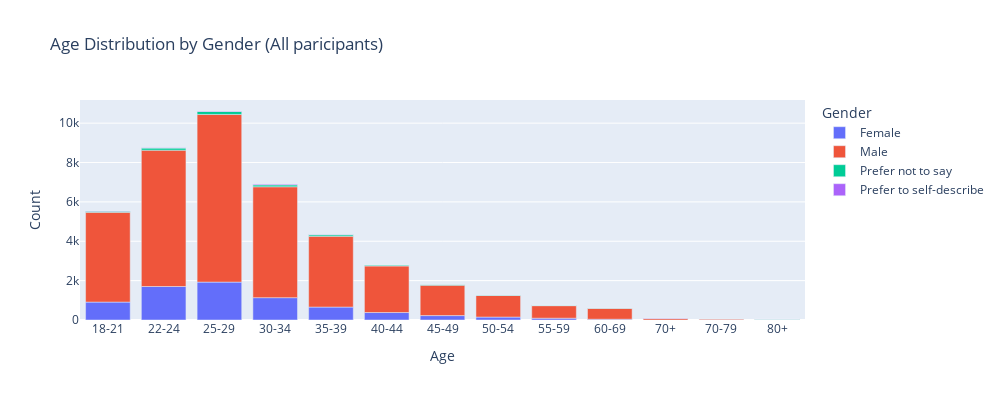

Notebook code for this chart:
### Markdown cell above
- Most of participants are young, from 22 to 34. It makes sense because most of the title of participants are student (Bachelors, Masters and PhDs), and data science has just recently become a "hot trend". 
- The number of males is dominant compared to that of females. As an engineering, I think this ratio is relatively high compared to other engineering fields. I think the working enviroment in this industry might be not too boring.

### Code cell
# create df for the age distribution by gender
df_combine_age = df_combine[["Age","Gender"]].groupby(["Age","Gender"]).size().reset_index()
df_combine_age.columns = ["Age","Gender","Count"]

fig = px.bar(
                df_combine_age, x = "Age", y = "Count", color="Gender",
                title ="Age Distribution by Gender (All paricipants)",
                height = 400, width = 1000
            )
fig.show()

### Figure 1 — Plotly figure (JSON) as saved in the notebook; plotly's stock layout.template omitted (floating-point values rounded to 4 significant figures)
{"data": [{"alignmentgroup": "True", "hovertemplate": "Gender=Female<br>Age=%{x}<br>Count=%{y}<extra></extra>", "legendgroup": "Female", "marker": {"color": "#636efa"}, "name": "Female", "offsetgroup": "Female", "orientation": "v", "showlegend": true, "textposition": "auto", "type": "bar", "x": ["18-21", "22-24", "25-29", "30-34", "35-39", "40-44", "45-49", "50-54", "55-59", "60-69", "70+", "70-79", "80+"], "xaxis": "x", "y": [910, 1702, 1925, 1135, 657, 380, 224, 149, 92, 39, 4, 4, 1], "yaxis": "y"}, {"alignmentgroup": "True", "hovertemplate": "Gender=Male<br>Age=%{x}<br>Count=%{y}<extra></extra>", "legendgroup": "Male", "marker": {"color": "#EF553B"}, "name": "Male", "offsetgroup": "Male", "orientation": "v", "showlegend": true, "textposition": "auto", "type": "bar", "x": ["18-21", "22-24", "25-29", "30-34", "35-39", "40-44", "45-49", "50-54", "55-59", "60-69", "70+", "70-79", "80+"], "xaxis": "x", "y": [4558, 6926, 8517, 5633, 3598, 2364, 1543, 1096, 636, 562, 80, 46, 9], "yaxis": "y"}, {"alignmentgroup": "True", "hovertemplate": "Gender=Prefer not to say<br>Age=%{x}<br>Count=%{y}<extra></extra>", "legendgroup": "Prefer not to say", "marker": {"color": "#00cc96"}, "name": "Prefer not to say", "offsetgroup": "Prefer not to say", "orientation": "v", "showlegend": true, "textposition": "auto", "type": "bar", "x": ["18-21", "22-24", "25-29", "30-34", "35-39", "40-44", "45-49", "50-54", "55-59", "60-69", "70+", "70-79", "80+"], "xaxis": "x", "y": [61, 106, 150, 94, 76, 49, 34, 27, 17, 8, 11, 3, 22], "yaxis": "y"}, {"alignmentgroup": "True", "hovertemplate": "Gender=Prefer to self-describe<br>Age=%{x}<br>Count=%{y}<extra></extra>", "legendgroup": "Prefer to self-describe", "marker": {"color": "#ab63fa"}, "name": "Prefer to self-describe", "offsetgroup": "Prefer to self-describe", "orientation": "v", "showlegend": true, "textposition": "auto", "type": "bar", "x": ["18-21", "22-24", "25-29", "30-34", "35-39", "40-44", "45-49", "50-54", "55-59", "60-69", "70+", "80+"], "xaxis": "x", "y": [10, 17, 25, 34, 9, 6, 6, 2, 5, 2, 5, 7], "yaxis": "y"}], "layout": {"barmode": "relative", "height": 400, "legend": {"title": {"text": "Gender"}, "tracegroupgap": 0}, "title": {"text": "Age Distribution by Gender (All paricipants)"}, "width": 1000, "xaxis": {"anchor": "y", "domain": [0, 1], "title": {"text": "Age"}}, "yaxis": {"anchor": "x", "domain": [0, 1], "title": {"text": "Count"}}}}
